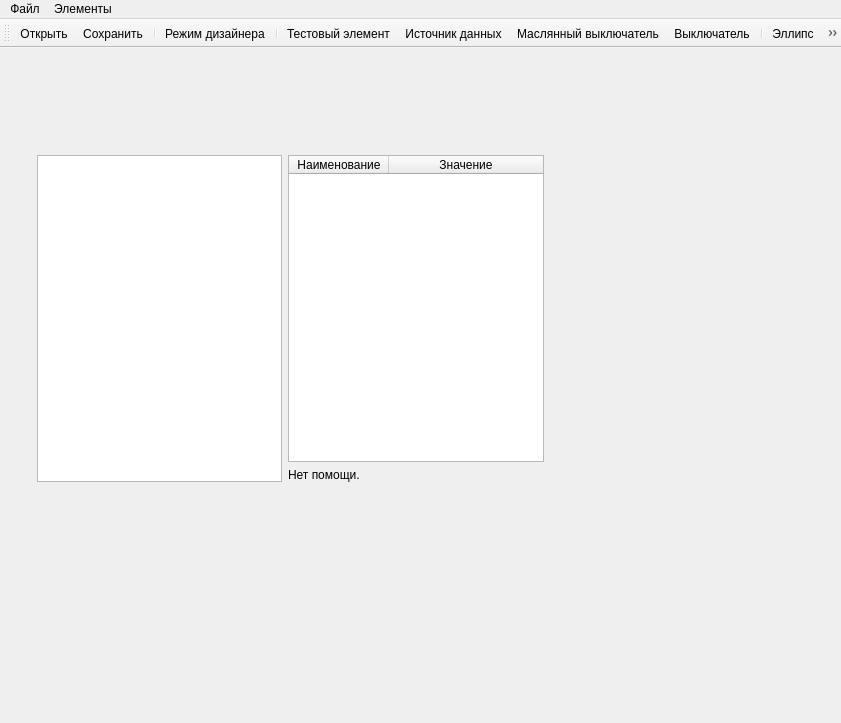
<?xml version="1.0" encoding="UTF-8"?>
<ui version="4.0">
 <class>SchemeEditorMW</class>
 <widget class="QMainWindow" name="SchemeEditorMW">
  <property name="geometry">
   <rect>
    <x>0</x>
    <y>0</y>
    <width>841</width>
    <height>723</height>
   </rect>
  </property>
  <property name="windowTitle">
   <string>Energo - Редактор схем</string>
  </property>
  <property name="iconSize">
   <size>
    <width>16</width>
    <height>16</height>
   </size>
  </property>
  <widget class="QWidget" name="centralWidget">
   <widget class="QWidget" name="horizontalLayoutWidget">
    <property name="geometry">
     <rect>
      <x>20</x>
      <y>90</y>
      <width>541</width>
      <height>361</height>
     </rect>
    </property>
    <layout class="QHBoxLayout" name="mainLayout">
     <item>
      <layout class="QHBoxLayout" name="horizontalLayout_2" stretch="3,0">
       <property name="margin">
        <number>6</number>
       </property>
       <item>
        <widget class="QGraphicsView" name="graphicsView">
         <property name="backgroundBrush">
          <brush brushstyle="NoBrush">
           <color alpha="255">
            <red>200</red>
            <green>200</green>
            <blue>200</blue>
           </color>
          </brush>
         </property>
         <property name="alignment">
          <set>Qt::AlignLeading|Qt::AlignLeft|Qt::AlignTop</set>
         </property>
        </widget>
       </item>
       <item>
        <layout class="QVBoxLayout" name="layoutSettings">
         <property name="leftMargin">
          <number>0</number>
         </property>
         <item>
          <widget class="QTableWidget" name="twSettings">
           <property name="showDropIndicator" stdset="0">
            <bool>false</bool>
           </property>
           <property name="selectionMode">
            <enum>QAbstractItemView::SingleSelection</enum>
           </property>
           <property name="selectionBehavior">
            <enum>QAbstractItemView::SelectRows</enum>
           </property>
           <attribute name="horizontalHeaderCascadingSectionResizes">
            <bool>true</bool>
           </attribute>
           <attribute name="horizontalHeaderHighlightSections">
            <bool>false</bool>
           </attribute>
           <attribute name="horizontalHeaderStretchLastSection">
            <bool>true</bool>
           </attribute>
           <attribute name="verticalHeaderVisible">
            <bool>false</bool>
           </attribute>
           <attribute name="verticalHeaderDefaultSectionSize">
            <number>20</number>
           </attribute>
           <column>
            <property name="text">
             <string>Наименование</string>
            </property>
           </column>
           <column>
            <property name="text">
             <string>Значение</string>
            </property>
           </column>
          </widget>
         </item>
         <item>
          <widget class="QLabel" name="lblHelp">
           <property name="text">
            <string>Нет помощи.</string>
           </property>
           <property name="textFormat">
            <enum>Qt::LogText</enum>
           </property>
           <property name="scaledContents">
            <bool>true</bool>
           </property>
           <property name="wordWrap">
            <bool>true</bool>
           </property>
          </widget>
         </item>
        </layout>
       </item>
      </layout>
     </item>
    </layout>
   </widget>
  </widget>
  <widget class="QMenuBar" name="menuBar">
   <property name="geometry">
    <rect>
     <x>0</x>
     <y>0</y>
     <width>841</width>
     <height>18</height>
    </rect>
   </property>
   <widget class="QMenu" name="menu">
    <property name="title">
     <string>Файл</string>
    </property>
    <widget class="QMenu" name="menu_3">
     <property name="title">
      <string>аспс</string>
     </property>
     <addaction name="action_6"/>
    </widget>
    <addaction name="menu_3"/>
    <addaction name="actionDfdf"/>
   </widget>
   <widget class="QMenu" name="menu_4">
    <property name="title">
     <string>Элементы</string>
    </property>
    <addaction name="actMeter"/>
   </widget>
   <addaction name="menu"/>
   <addaction name="menu_4"/>
  </widget>
  <widget class="QToolBar" name="mainToolBar">
   <property name="movable">
    <bool>true</bool>
   </property>
   <attribute name="toolBarArea">
    <enum>TopToolBarArea</enum>
   </attribute>
   <attribute name="toolBarBreak">
    <bool>false</bool>
   </attribute>
   <addaction name="actOpen"/>
   <addaction name="actSave"/>
   <addaction name="separator"/>
   <addaction name="actEditState"/>
   <addaction name="separator"/>
   <addaction name="actTextObject"/>
   <addaction name="actDbLink"/>
   <addaction name="actOilBreaker"/>
   <addaction name="actBreaker"/>
   <addaction name="separator"/>
   <addaction name="actEllipse"/>
   <addaction name="actRect"/>
   <addaction name="actTriangle"/>
   <addaction name="actLine"/>
   <addaction name="separator"/>
   <addaction name="actConnectionLine"/>
   <addaction name="separator"/>
  </widget>
  <action name="actDbLink">
   <property name="icon">
    <iconset resource="resources.qrc">
     <normaloff>:/sceditor/toolbox/objects/database-link.png</normaloff>:/sceditor/toolbox/objects/database-link.png</iconset>
   </property>
   <property name="text">
    <string>Источник данных</string>
   </property>
  </action>
  <action name="actTextObject">
   <property name="icon">
    <iconset resource="resources.qrc">
     <normaloff>:/sceditor/toolbox/objects/case_smallcaps.png</normaloff>:/sceditor/toolbox/objects/case_smallcaps.png</iconset>
   </property>
   <property name="text">
    <string>Тестовый элемент</string>
   </property>
  </action>
  <action name="actEditState">
   <property name="checkable">
    <bool>true</bool>
   </property>
   <property name="checked">
    <bool>false</bool>
   </property>
   <property name="icon">
    <iconset resource="resources.qrc">
     <normaloff>:/sceditor/toolbox/objects/applications-development-5.png</normaloff>:/sceditor/toolbox/objects/applications-development-5.png</iconset>
   </property>
   <property name="text">
    <string>Режим дизайнера</string>
   </property>
   <property name="menuRole">
    <enum>QAction::TextHeuristicRole</enum>
   </property>
   <property name="iconVisibleInMenu">
    <bool>true</bool>
   </property>
  </action>
  <action name="actPreviewState">
   <property name="checkable">
    <bool>true</bool>
   </property>
   <property name="checked">
    <bool>true</bool>
   </property>
   <property name="icon">
    <iconset resource="resources.qrc">
     <normaloff>:/sceditor/toolbox/objects/document-preview.png</normaloff>:/sceditor/toolbox/objects/document-preview.png</iconset>
   </property>
   <property name="text">
    <string>Режим просмотра</string>
   </property>
  </action>
  <action name="actSave">
   <property name="icon">
    <iconset resource="resources.qrc">
     <normaloff>:/sceditor/toolbox/objects/document-save-5.png</normaloff>:/sceditor/toolbox/objects/document-save-5.png</iconset>
   </property>
   <property name="text">
    <string>Сохранить</string>
   </property>
  </action>
  <action name="actOpen">
   <property name="icon">
    <iconset resource="resources.qrc">
     <normaloff>:/sceditor/toolbox/objects/document-open-2.png</normaloff>:/sceditor/toolbox/objects/document-open-2.png</iconset>
   </property>
   <property name="text">
    <string>Открыть</string>
   </property>
  </action>
  <action name="actEllipse">
   <property name="icon">
    <iconset resource="resources.qrc">
     <normaloff>:/sceditor/toolbox/objects/draw-ellipse-2.png</normaloff>:/sceditor/toolbox/objects/draw-ellipse-2.png</iconset>
   </property>
   <property name="text">
    <string>Эллипс</string>
   </property>
  </action>
  <action name="actConnectionLine">
   <property name="icon">
    <iconset resource="resources.qrc">
     <normaloff>:/sceditor/toolbox/objects/draw-bezier-curves.png</normaloff>:/sceditor/toolbox/objects/draw-bezier-curves.png</iconset>
   </property>
   <property name="text">
    <string>Соединительная линия</string>
   </property>
  </action>
  <action name="actRect">
   <property name="icon">
    <iconset resource="resources.qrc">
     <normaloff>:/sceditor/toolbox/objects/draw-rectangle-2.png</normaloff>:/sceditor/toolbox/objects/draw-rectangle-2.png</iconset>
   </property>
   <property name="text">
    <string>Квадрат</string>
   </property>
  </action>
  <action name="actTriangle">
   <property name="icon">
    <iconset resource="resources.qrc">
     <normaloff>:/sceditor/toolbox/objects/draw-triangle3.png</normaloff>:/sceditor/toolbox/objects/draw-triangle3.png</iconset>
   </property>
   <property name="text">
    <string>Треугольник</string>
   </property>
  </action>
  <action name="actLine">
   <property name="icon">
    <iconset resource="resources.qrc">
     <normaloff>:/sceditor/toolbox/objects/draw-line-3.png</normaloff>:/sceditor/toolbox/objects/draw-line-3.png</iconset>
   </property>
   <property name="text">
    <string>Прямая</string>
   </property>
  </action>
  <action name="actOilBreaker">
   <property name="icon">
    <iconset resource="resources.qrc">
     <normaloff>:/sceditor/objects/objects/oil-circuit-breaker.PNG</normaloff>:/sceditor/objects/objects/oil-circuit-breaker.PNG</iconset>
   </property>
   <property name="text">
    <string>Маслянный выключатель</string>
   </property>
  </action>
  <action name="actBreaker">
   <property name="icon">
    <iconset resource="resources.qrc">
     <normaloff>:/sceditor/objects/objects/breaker.PNG</normaloff>:/sceditor/objects/objects/breaker.PNG</iconset>
   </property>
   <property name="text">
    <string>Выключатель</string>
   </property>
  </action>
  <action name="action_2">
   <property name="text">
    <string>Трансформатор тока</string>
   </property>
  </action>
  <action name="action_3">
   <property name="text">
    <string>Трансформатор напряжения</string>
   </property>
  </action>
  <action name="action_4">
   <property name="text">
    <string>Тест</string>
   </property>
  </action>
  <action name="action_6">
   <property name="text">
    <string>ап</string>
   </property>
  </action>
  <action name="actMeter">
   <property name="text">
    <string>Стрелочный прибор</string>
   </property>
  </action>
  <action name="actionDfdf">
   <property name="text">
    <string>dfdf</string>
   </property>
  </action>
 </widget>
 <layoutdefault spacing="6" margin="11"/>
 <resources>
  <include location="resources.qrc"/>
 </resources>
 <connections/>
</ui>
